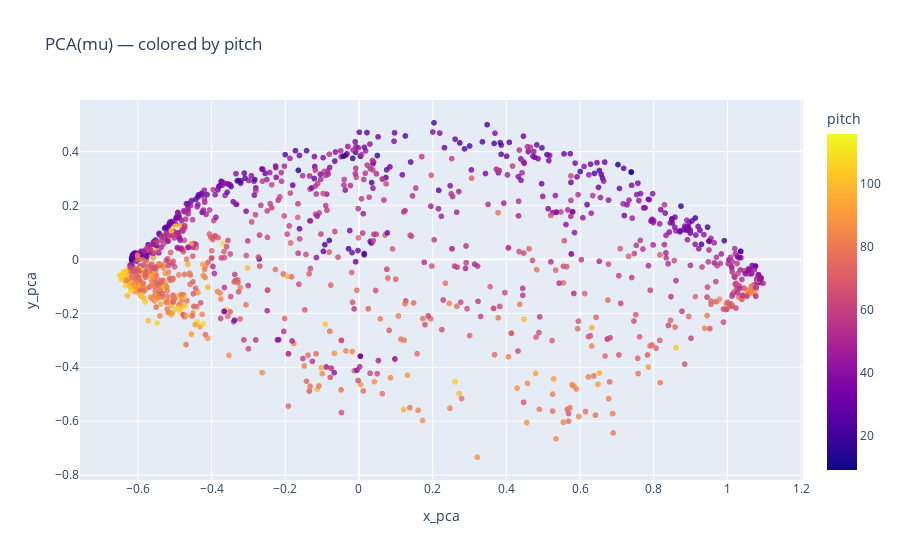

Notebook source saved alongside this figure:
### Code cell
import nbformat
fig = px.scatter(
    df,
    x="x_pca",
    y="y_pca",
    color="pitch",
    hover_data=["key", "family", "pitch"],
    title="PCA(mu) — colored by pitch",
    opacity=0.8,
)
fig.update_traces(marker=dict(size=6))
fig.show()

### Figure 1 — Plotly figure (JSON) as saved in the notebook; plotly's stock layout.template omitted (floating-point values rounded to 4 significant figures; data arrays with more than 128 entries replaced by an {"elided": "..."} marker saying what was removed)
{"data": [{"customdata": {"elided": "1267x3 mixed values"}, "hovertemplate": "x_pca=%{x}<br>y_pca=%{y}<br>key=%{customdata[0]}<br>family=%{customdata[1]}<br>pitch=%{marker.color}<extra></extra>", "legendgroup": "", "marker": {"color": {"elided": "1267 int values"}, "coloraxis": "coloraxis", "opacity": 0.8, "size": 6, "symbol": "circle"}, "mode": "markers", "name": "", "showlegend": false, "type": "scattergl", "x": {"elided": "1267 float values"}, "xaxis": "x", "y": {"elided": "1267 float values"}, "yaxis": "y"}], "layout": {"coloraxis": {"colorbar": {"title": {"text": "pitch"}}, "colorscale": [[0, "#0d0887"], [0.1111, "#46039f"], [0.2222, "#7201a8"], [0.3333, "#9c179e"], [0.4444, "#bd3786"], [0.5556, "#d8576b"], [0.6667, "#ed7953"], [0.7778, "#fb9f3a"], [0.8889, "#fdca26"], [1, "#f0f921"]]}, "legend": {"tracegroupgap": 0}, "title": {"text": "PCA(mu) — colored by pitch"}, "xaxis": {"anchor": "y", "domain": [0, 1], "title": {"text": "x_pca"}}, "yaxis": {"anchor": "x", "domain": [0, 1], "title": {"text": "y_pca"}}}}
